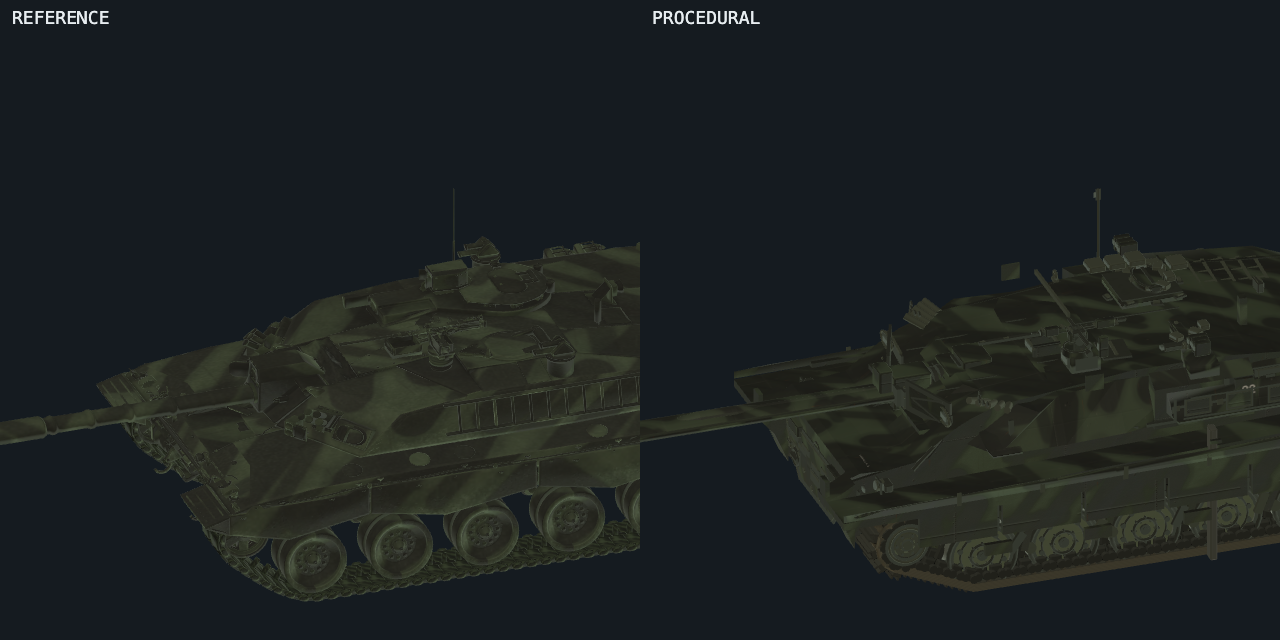
#> input picture shots/critic-challenger2-graduation/close-roof.png, 1280 x 640 px, given in place of close-roof.png.png, which was not available
$ python -i tmp-recert-m1a1-diff.py   (imports and definitions only)
#> lines starting #> are read from the running program, lines starting #| are printed output that depends on the picture; after the words box and inside, x2 and y2 are one past the last pixel; in counts of white or black regions, pixels touching at a corner belong together; pictures that were not available may be replaced by others from this repository, and a replacement may not be noted
# recert m1a1 r4: pixel-diff official critic pairs across trees (pure PIL).
# A = current tree fresh render (shots/critic-m1a1)
# B = pristine-HEAD worktree render (scratchpad/m1a1-head/shots/critic-m1a1)
# C = builder's archived same-tree render (scratchpad/prev-critic-m1a1) — determinism baseline
# Diffs only the PROC half (x 640..1280). Reports per-zone changed-pixel counts
# and writes red-overlay diff maps. Diagnosis aid per §D.
from PIL import Image, ImageChops
import os

CUR = '/Users/kevinliu/claude-of-tanks/shots/critic-m1a1'
HEADW = '/private/tmp/claude-501/-Users-kevinliu-claude-of-tanks/d0226c73-49ae-490e-9a35-39379da35769/scratchpad/m1a1-head/shots/critic-m1a1'
PREV = '/private/tmp/claude-501/-Users-kevinliu-claude-of-tanks/d0226c73-49ae-490e-9a35-39379da35769/scratchpad/prev-critic-m1a1'
OUT = '/Users/kevinliu/claude-of-tanks/shots/critic-m1a1/crops'
# [1 line not run here, left out]
THRESH = 8  # per-channel tolerance (AA jitter)

def diffmask(pa, pb, view):
    a = Image.open(f'{pa}/{view}.png').convert('RGB').crop((640, 0, 1280, 640))
    b = Image.open(f'{pb}/{view}.png').convert('RGB').crop((640, 0, 1280, 640))
    d = ImageChops.difference(a, b)
    r, g, bl = d.split()
    m = ImageChops.lighter(ImageChops.lighter(r, g), bl)  # per-px max channel
    mask = m.point(lambda v: 255 if v > THRESH else 0)
    return a, mask

def count(mask, box=None):
    im = mask.crop(box) if box else mask
    return im.histogram()[255]

def diffmap(pa, pb, view, tag, zones=None, save=True):
    a, mask = diffmask(pa, pb, view)
    n = count(mask)
    print(f'{tag} {view}: changed px {n}')
    if n and zones:
        for zn, (x0, y0, x1, y1) in zones.items():
            print(f'    zone {zn}: {count(mask, (x0 - 640, y0, x1 - 640, y1))}')
    if n:
        bb = mask.getbbox()
        print(f'    bbox x {bb[0]+640}..{bb[2]+640} y {bb[1]}..{bb[3]}')
    if save and n:
        red = Image.new('RGB', a.size, (255, 40, 40))
        vis = Image.composite(red, a, mask)
        vis.save(f'{OUT}/diff-{tag}-{view}.png')
    return n

# zones in FULL-pair px (proc half): view-left — bow right (z+ right), z0~907, 57px/m
L_ZONES = {
    'bow-wrap-window(z2.60..3.49)': (1050, 300, 1110, 400),
    'stern-wrap-window(z-3.61..-2.90)': (695, 300, 750, 400),
    'gear-band(y<track-top)': (660, 330, 1240, 410),
    'cable-run(z-2.30..0.72)': (770, 340, 960, 400),
    'bustle-rack(top rear)': (660, 240, 800, 310),
}
R_ZONES = {
    'bow-wrap-window': (810, 300, 870, 400),
    'stern-wrap-window': (1170, 300, 1225, 400),
    'gear-band': (680, 330, 1260, 410),
    'bustle-rack(top rear)': (1120, 240, 1260, 310),
}

# [11 lines not run here, left out]

# ---- cable hunt: thresh-1 diff on every view, report bbox --------------------
def hunt(view):
    a = Image.open(f'{CUR}/{view}.png').convert('RGB').crop((640, 0, 1280, 640))
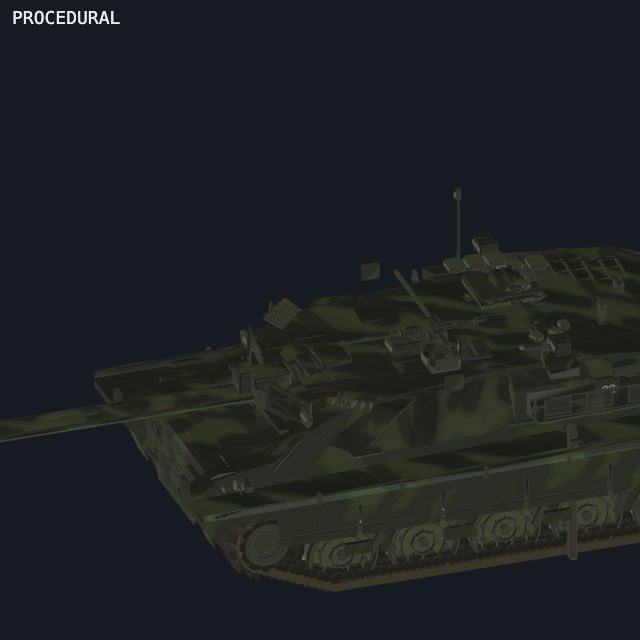
#> a: PIL image 640x640 RGB; mean R, G, B 28.5, 33.2, 33.2
    b = Image.open(f'{HEADW}/{view}.png').convert('RGB').crop((640, 0, 1280, 640))
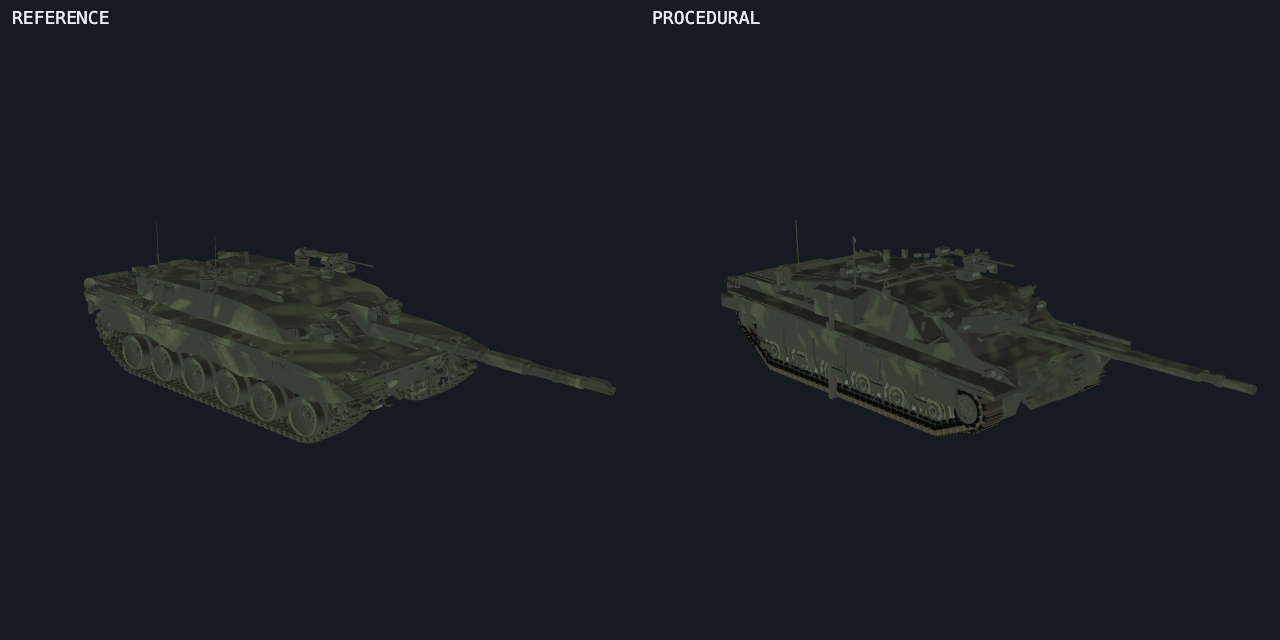
#> input picture shots/critic-challenger2-graduation/hero-frontleft.png, 1280 x 640 px, given in place of close-roof.png.png, which was not available
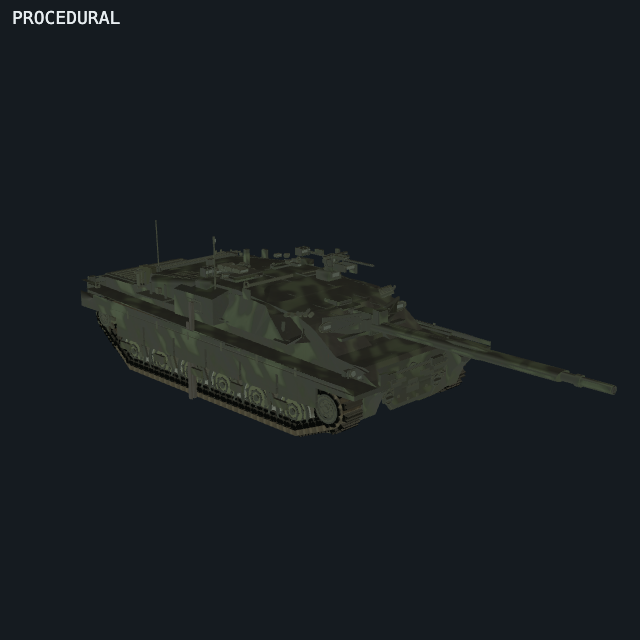
#> b: PIL image 640x640 RGB; mean R, G, B 25.1, 30.7, 33.9
    d = ImageChops.difference(a, b)
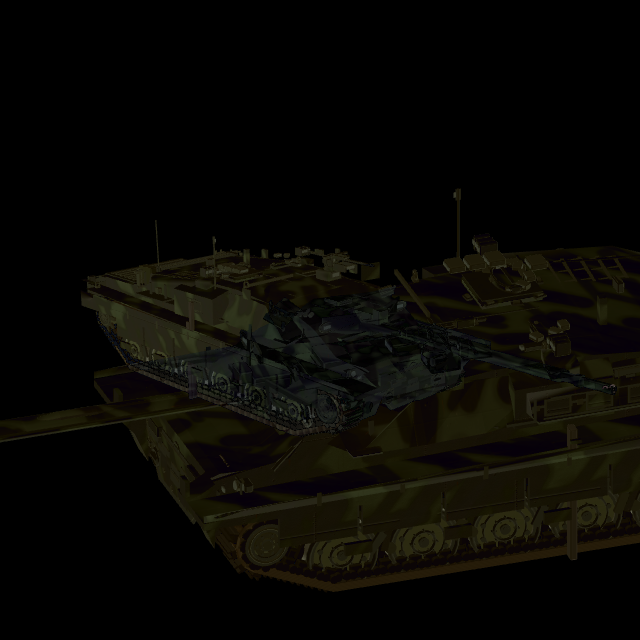
#> d: PIL image 640x640 RGB; mean R, G, B 8.6, 7.6, 3.9
    r, g, bl = d.split()
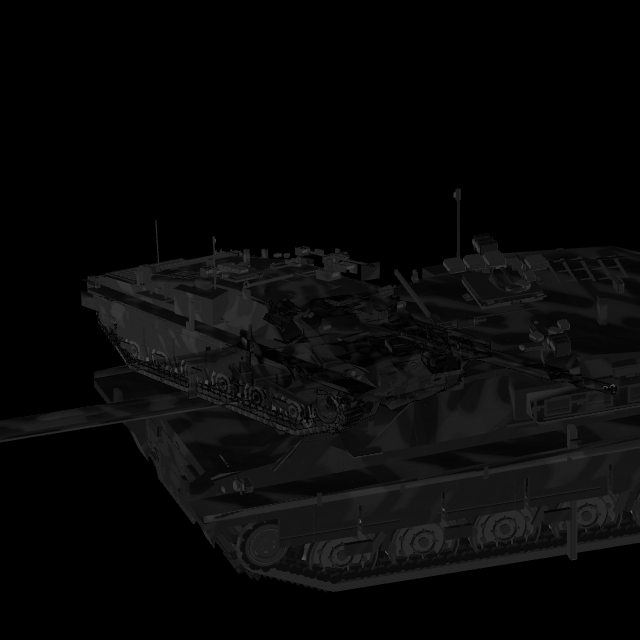
#> r: PIL image 640x640 L; min 0, max 92, mean 8.6
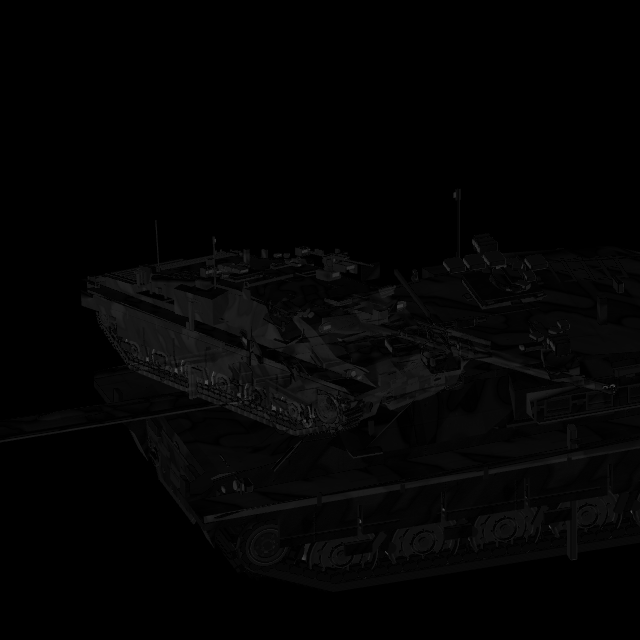
#> bl: PIL image 640x640 L; min 0, max 79, mean 3.9
    m = ImageChops.lighter(ImageChops.lighter(r, g), bl)
    m1 = m.point(lambda v: 255 if v > 1 else 0)
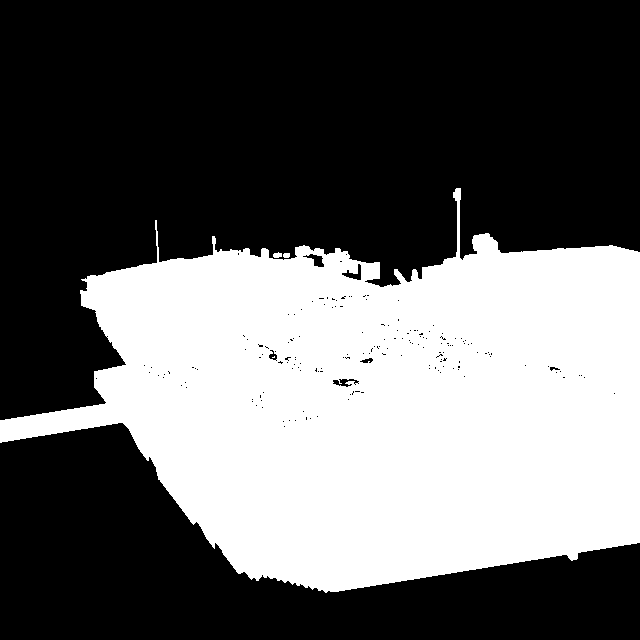
#> m1: PIL image 640x640 L; 39.3% white; 4 white regions (1 under 20 px), largest, box (x1, y1, x2, y2) and area: (0, 188, 640, 593) 160846, (273, 252, 282, 258) 41, (283, 253, 290, 258) 32
    n = m1.histogram()[255]
#> n = 160923
    bb = m1.getbbox()
#> bb = (0, 188, 640, 593)
    print(f'hunt {view}: thresh1 px {n} bbox {None if not bb else (bb[0]+640, bb[1], bb[2]+640, bb[3])}')
#| hunt ../shots/critic-challenger2-graduation/close-roof.png: thresh1 px 160923 bbox (640, 188, 1280, 593)

# [2 lines not run here, left out]

>>> result = hunt('../shots/critic-challenger2-graduation/close-roof.png')
